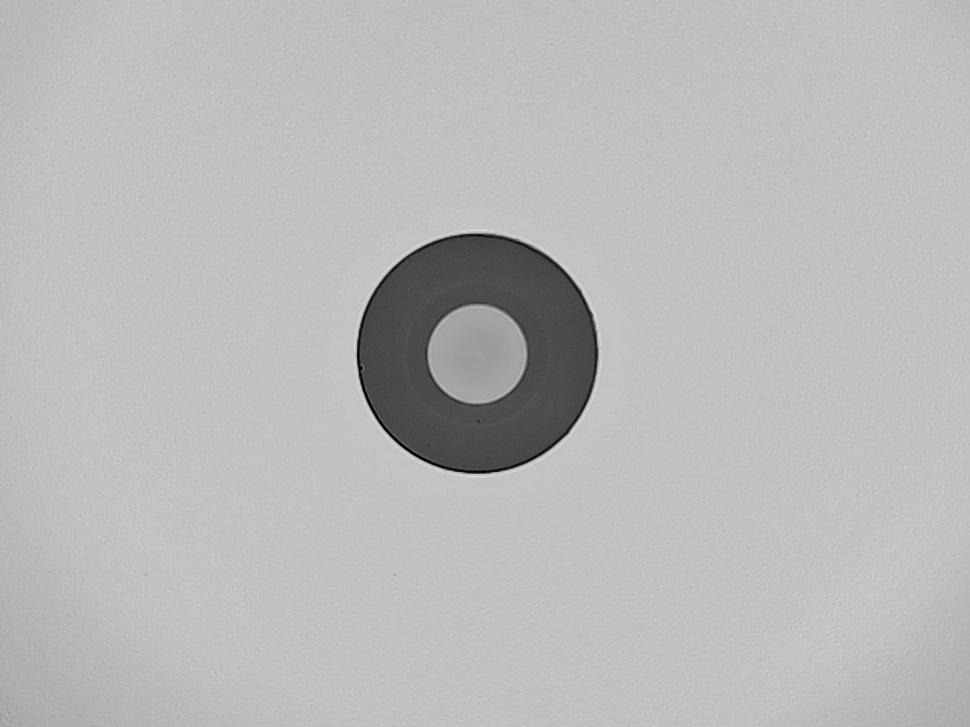
#> input picture samples2/img38.jpg, 970 x 727 px, shrunk from 1152 x 864 before the run, found by its file name
$ python multi_angle_detection.py
#> lines starting #> are read from the running program, lines starting #| are printed output that depends on the picture
import cv2
import numpy as np

# Load and enhance image
img_path = r"C:\Users\Saem1001\Documents\GitHub\OpenCV-Practice\samples2\img38.jpg"
image = cv2.imread(img_path, cv2.IMREAD_GRAYSCALE)
#> image is the input picture: shape (727, 970); min 0, max 225, mean 185.2
enhanced = cv2.equalizeHist(image)
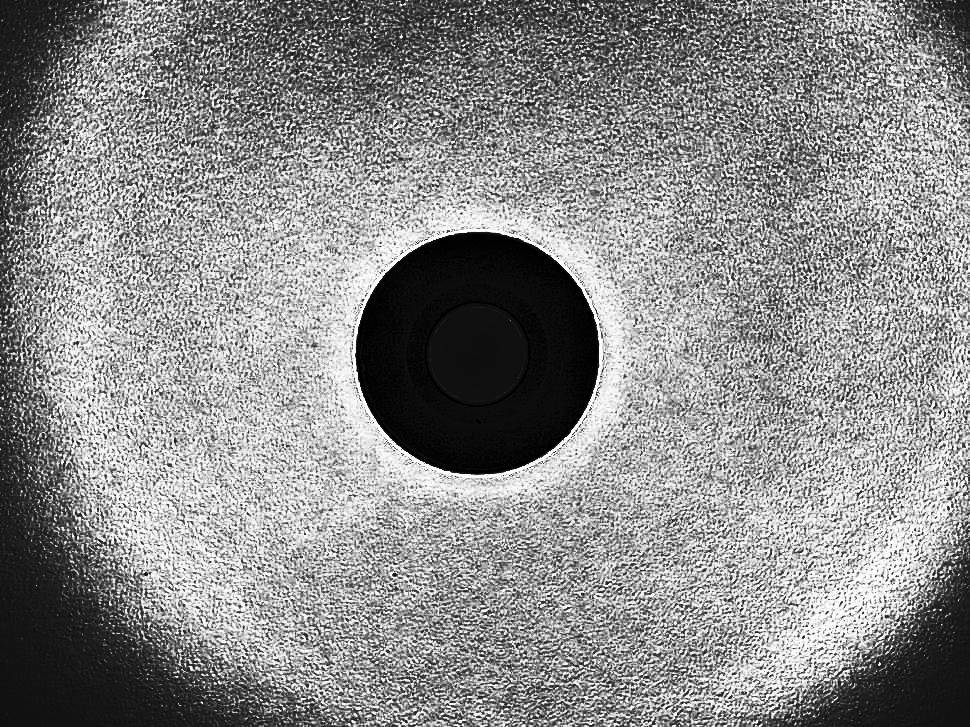
#> enhanced: shape (727, 970); min 0, max 255, mean 139.3

# Process multiple angles
angles = [0, 45, 90, 135]
h, w = enhanced.shape
#> h = 727; w = 970
combined_result = np.zeros((h, w), dtype=np.uint8)

for angle in angles:
    # Simple edge detection at angle as proxy for scratch detection
    # (Simplified version - in real LEI, use the scratch strength computation)
    kernel_size = 3
    theta = np.radians(angle)

    # Create directional kernel
    kernel = np.zeros((kernel_size, kernel_size))
    cx, cy = kernel_size // 2, kernel_size // 2
    kernel[cy, cx] = 2
    kernel[int(cy - np.sin(theta)), int(cx + np.cos(theta))] = -1
    kernel[int(cy + np.sin(theta)), int(cx - np.cos(theta))] = -1

    # Apply filter
    filtered = cv2.filter2D(enhanced, -1, kernel)
    _, binary = cv2.threshold(filtered, 127, 255, cv2.THRESH_BINARY)

    # Combine results
    combined_result = cv2.bitwise_or(combined_result, binary)
#> this loop made 4 passes
#> pass 1, `filtered = cv2.filter2D(enhanced, -1, kernel)`:
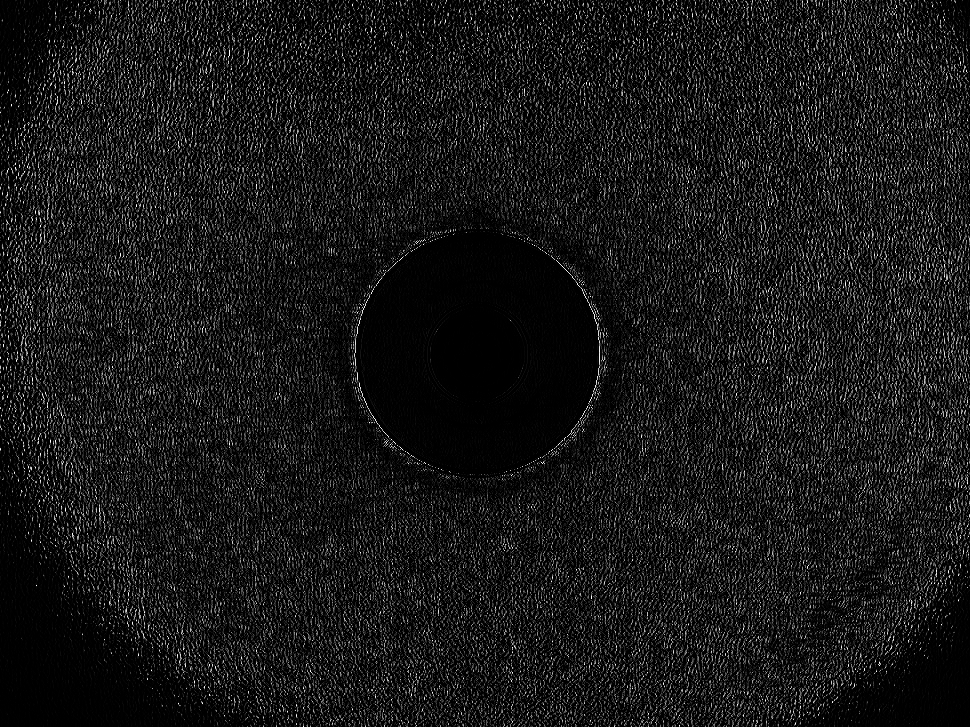
#> filtered: shape (727, 970); min 0, max 255, mean 24
#> pass 1, `_, binary = cv2.threshold(filtered, 127, 255, cv2.THRESH_BINARY)`:
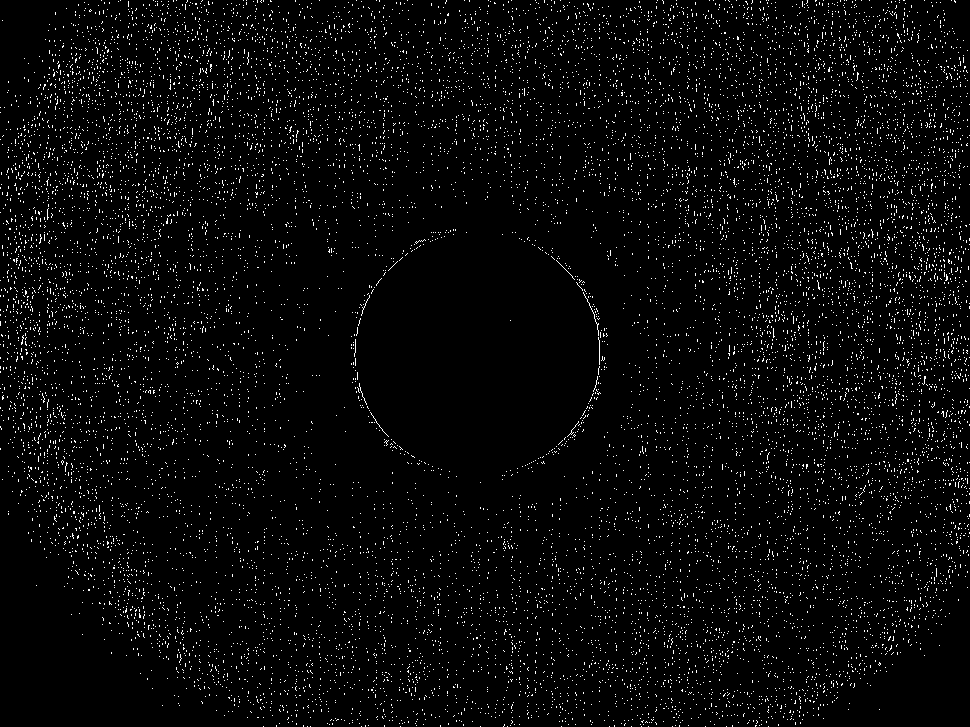
#> binary: shape (727, 970); 3.4% white in thin lines or dots
#> pass 2, `filtered = cv2.filter2D(enhanced, -1, kernel)`:
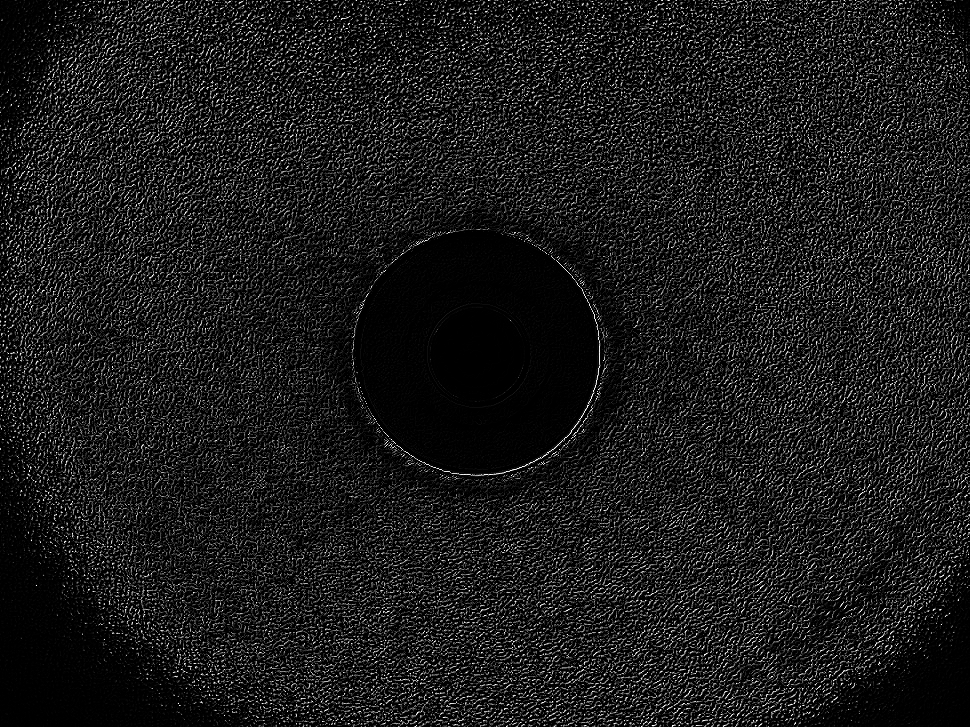
#> filtered: shape (727, 970); min 0, max 255, mean 27.2
#> pass 2, `_, binary = cv2.threshold(filtered, 127, 255, cv2.THRESH_BINARY)`:
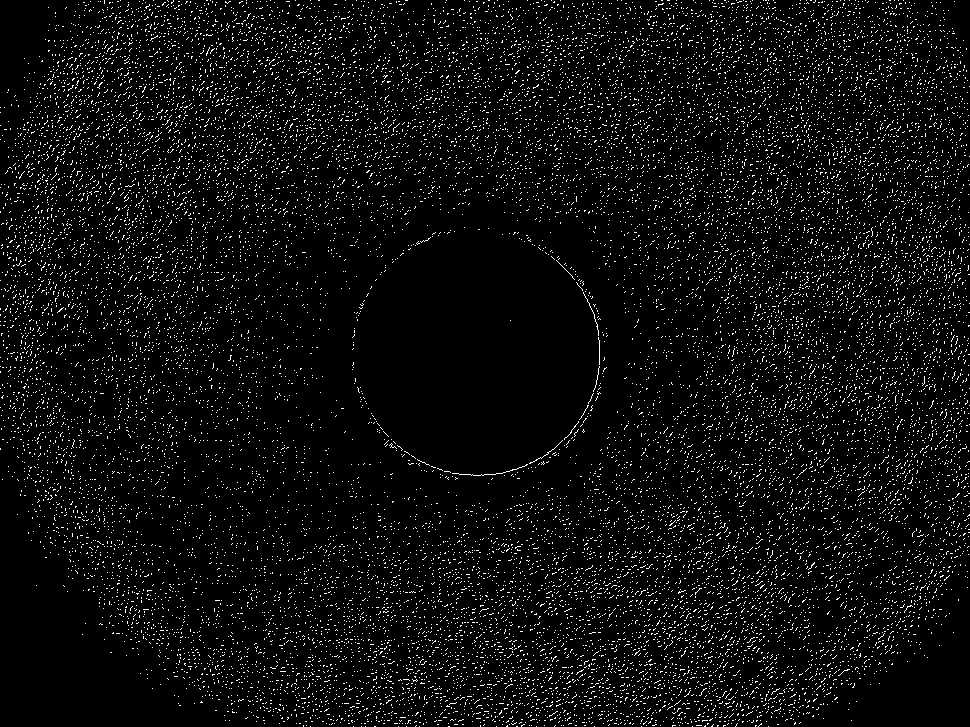
#> binary: shape (727, 970); 5% white in thin lines or dots
#> after the loop:
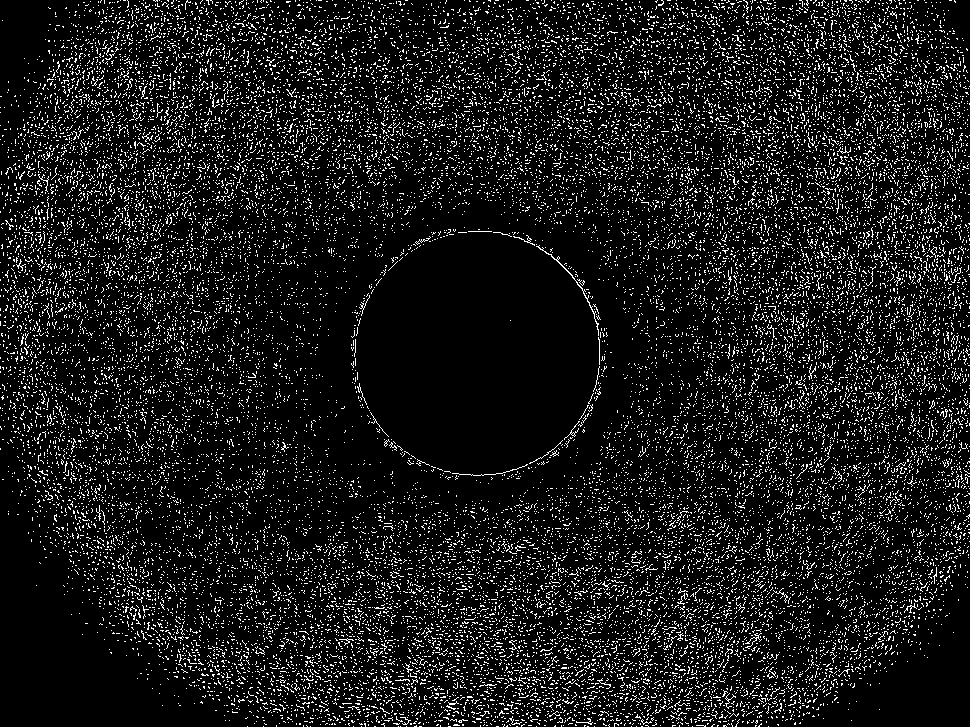
#> combined_result: shape (727, 970); 9.9% white in thin lines or dots
#> after the loop: filtered: shape (727, 970); every value is 0

# Save result
cv2.imwrite('multi_angle_scratches.jpg', combined_result)
print(f"Processed {len(angles)} angles")

$ run again, with samples2/img35.jpg copied over samples2/img38.jpg
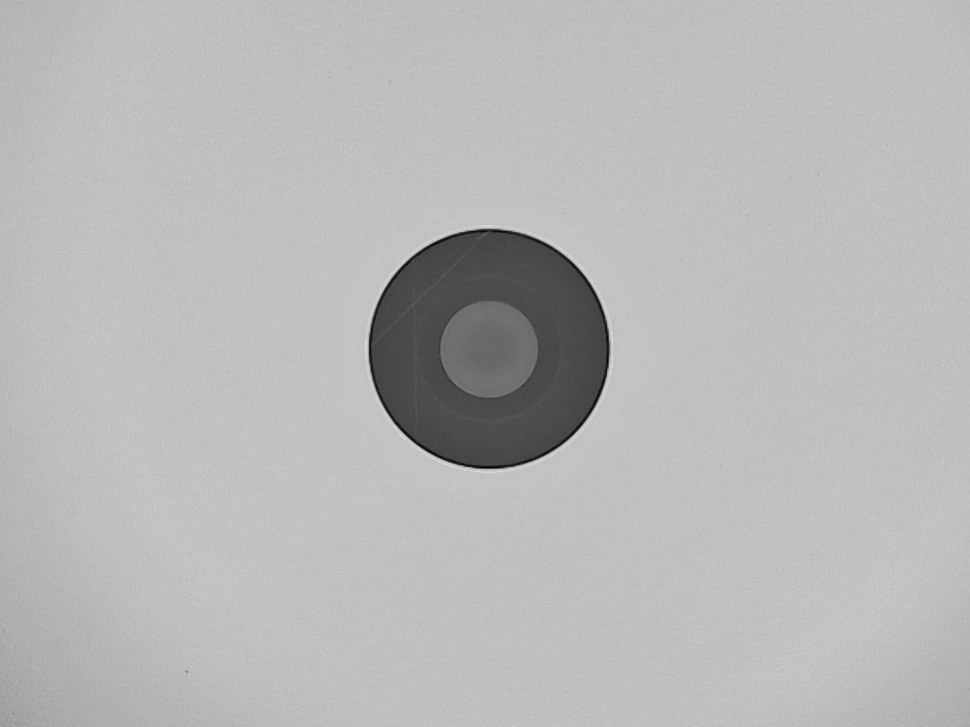
#> input picture samples2/img35.jpg, 970 x 727 px, shrunk from 1152 x 864 before the run, found by its file name
#> image is the input picture: shape (727, 970); min 2, max 223, mean 183.8
#> the loop `for angle in angles:` made 4 passes
#> pass 1, `_, binary = cv2.threshold(filtered, 127, 255, cv2.THRESH_BINARY)`:
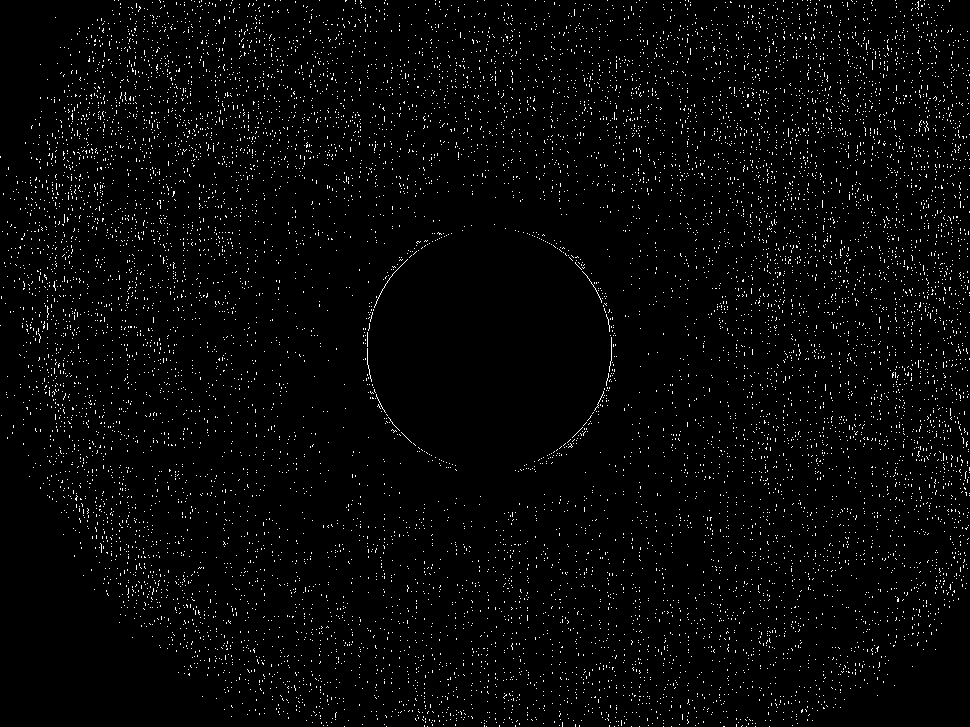
#> binary: shape (727, 970); 2.7% white in thin lines or dots
#> after the loop `for angle in angles:`:
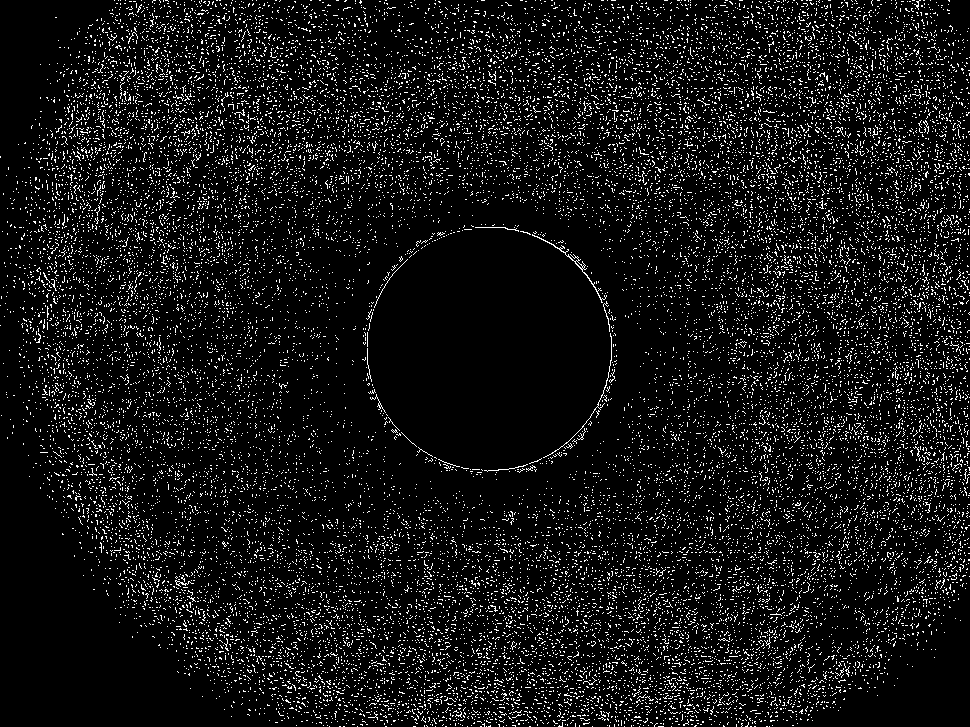
#> combined_result: shape (727, 970); 8% white in thin lines or dots

$ run again, with samples2/ima12.jpg copied over samples2/img38.jpg
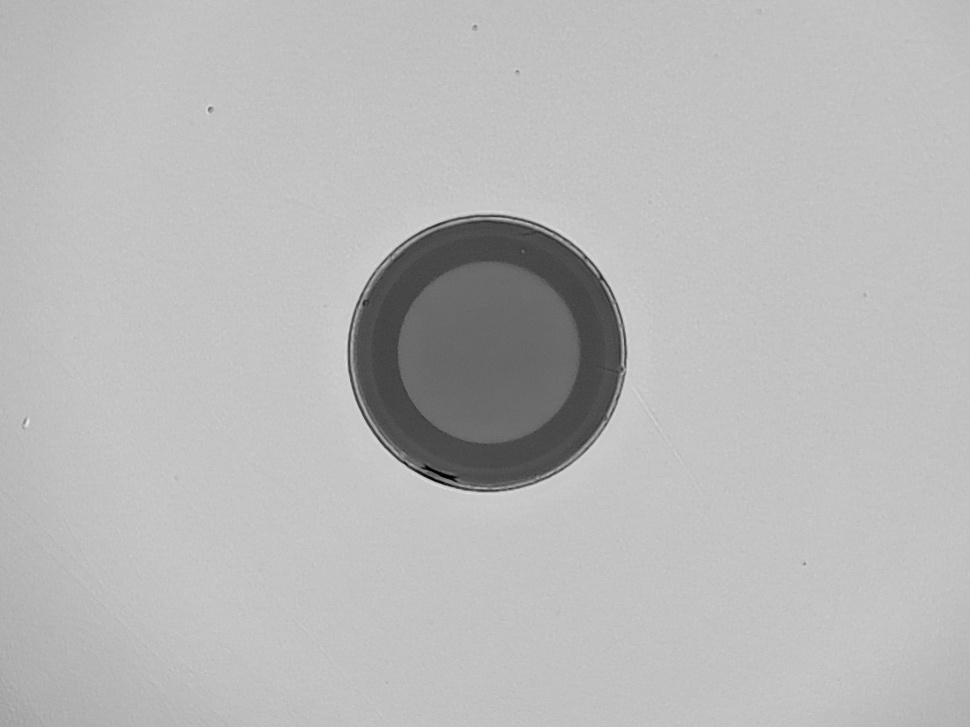
#> input picture samples2/ima12.jpg, 970 x 727 px, shrunk from 1152 x 864 before the run, found by its file name
#> image is the input picture: shape (727, 970); min 0, max 231, mean 184.3
#> the loop `for angle in angles:` made 4 passes
#> pass 1, `_, binary = cv2.threshold(filtered, 127, 255, cv2.THRESH_BINARY)`:
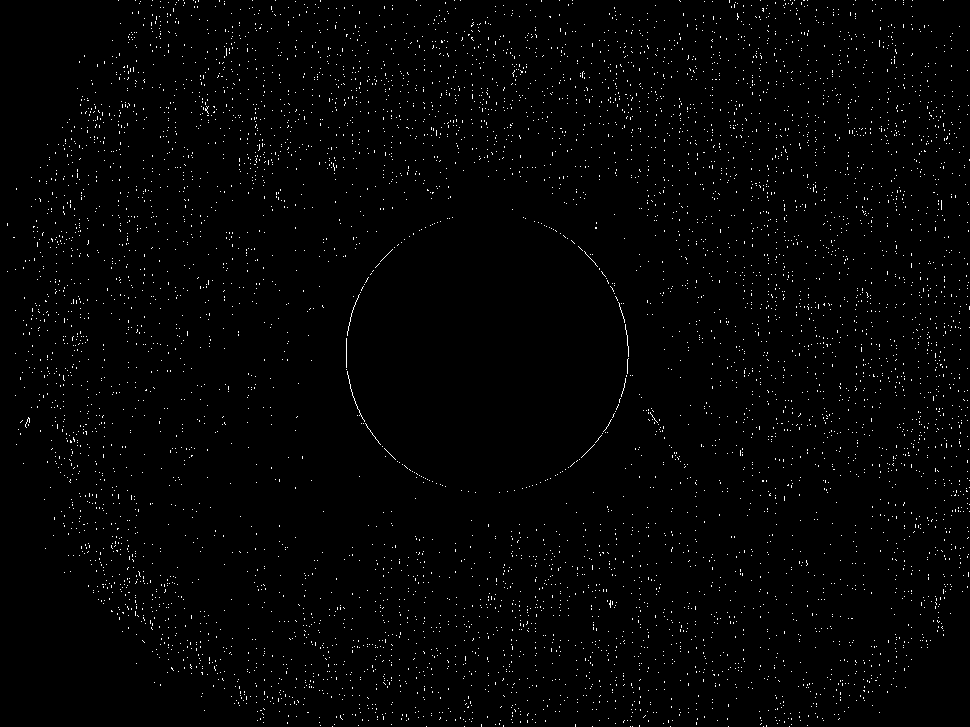
#> binary: shape (727, 970); 1.4% white in thin lines or dots
#> after the loop `for angle in angles:`:
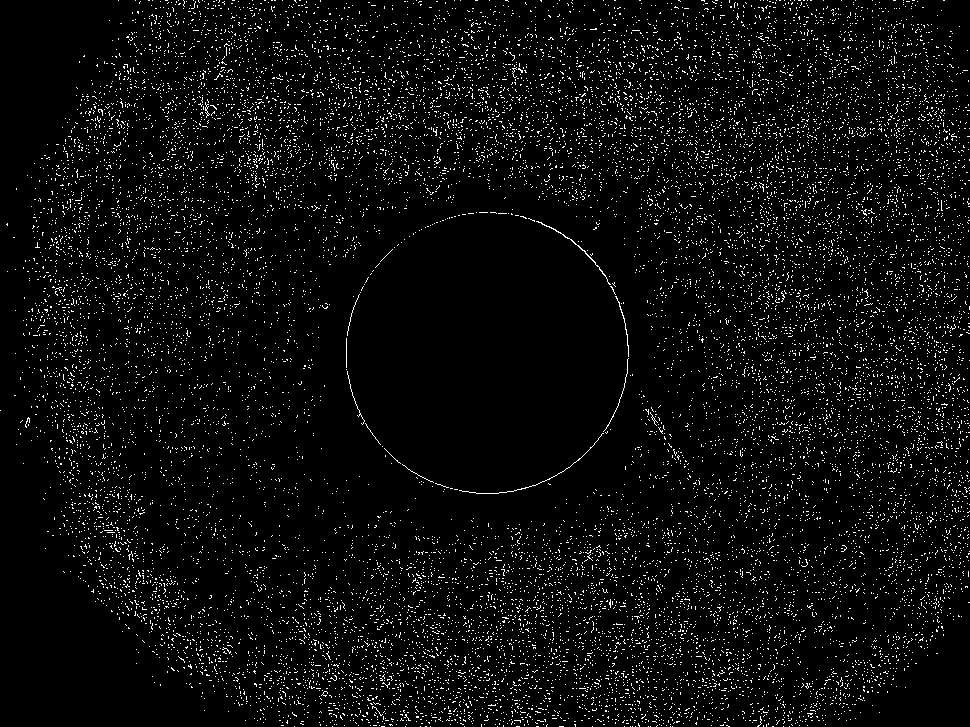
#> combined_result: shape (727, 970); 4.6% white in thin lines or dots
